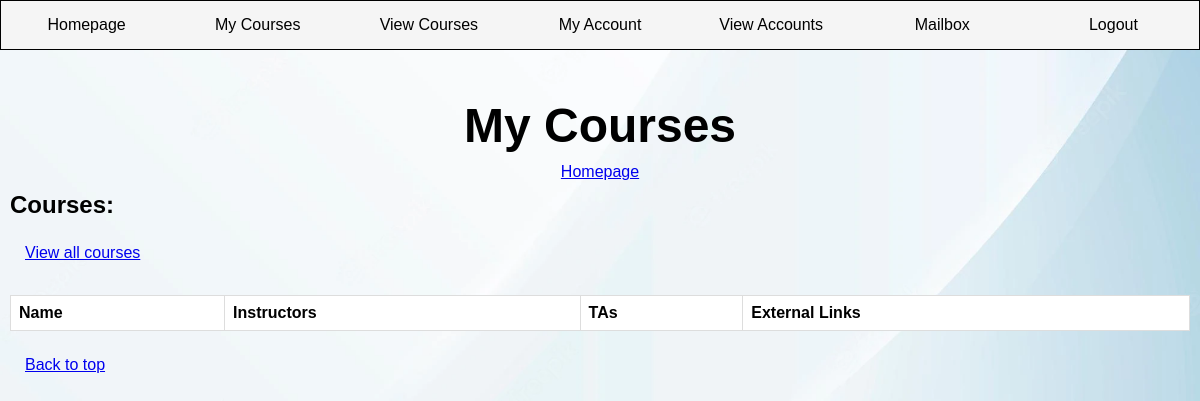
The page /viewCourses/ (signed in) on the database as committed earlier.
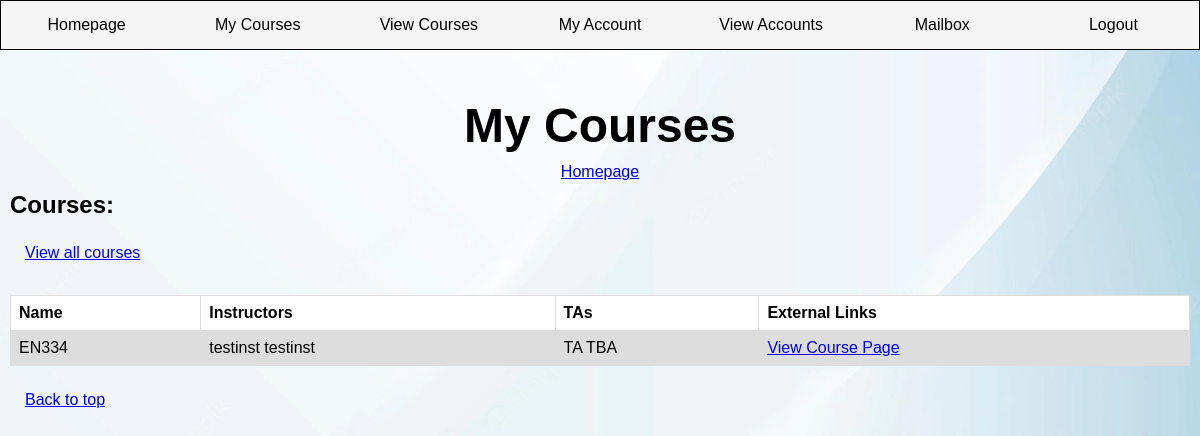
The same page on the database as committed later.
### SchedulingAPP/models.py (models this page shows, shortened)
class Course(models.Model):
    course_name = models.CharField(max_length=20)
    instructor = models.ForeignKey(User, on_delete=models.CASCADE)
    semester = models.CharField(max_length=10, choices=Semester.choices, default=Semester.fall)
    days = models.CharField(max_length=23, choices=WeekDay.choices, default=WeekDay.Monday)
    time_start = models.CharField(max_length=5)
    time_end = models.CharField(max_length=5)
    location = models.CharField(max_length=25)

class User(models.Model):
    username = models.CharField(max_length=25)
    password = models.CharField(max_length=25)
    role = models.CharField(max_length=10, choices=Role.choices, default=Role.ta)
    email = models.CharField(max_length=40)
    first_name = models.CharField(max_length=25)
    last_name = models.CharField(max_length=25)
    def __str__(self):
        return "%s %s" % (self.first_name, self.last_name)

### SchedulingAPP/views.py (the view, shortened to what this page needs)
# urls.py: path('viewCourses/', ViewCourses.as_view()),
class ViewCourses(View):
    def get(self, request):
        my_user = UserClass.get_user(request.session["session_username"])
        return render(request, "viewCourses.html", {"role": UserClass.get_role(my_user),
                                                    "courses": UserClass.get_courses(my_user)})

### classes/UserClass.py (called while the page is built)
def get_user(username):
    return User.objects.get(username=username)

def get_role(user):
    return user.role

def get_courses(user):
    return user.course_set.all()

### templates/viewCourses.html (shortened to what this page needs)
<!DOCTYPE html>
<html lang="en">
<head>
{% load static %}
    <link rel="stylesheet" href="{% static 'viewContent.css' %}">
</head>
<body>
    <nav>
        <ul class="navlinks">
              <li>
                {% if role == "Supervisor" %}
                <a href="/supervisorHomepage/">Homepage</a>
                {%  elif role == "Instructor" %}
                <a href="/instructorHomepage">Homepage</a>
                {% elif role == "TA" %}
                <a href="/TAHomepage">Homepage</a>
                {% endif %}
            </li>
            <li><a href="/viewCourses/">My Courses</a></li>
            <li><a href="/viewAllCourses/">View Courses</a></li>
            <li><a href="/MyAccount/">My Account</a></li>
            <li><a href="/viewAccounts/">View Accounts</a></li>
            <li><a href="/notification/">Mailbox</a></li>
            <li><a href="/">Logout</a></li>
        </ul>
    </nav>
    <div class="content">
    <h1>My Courses</h1>
    <div class="linkbox homelink"><a href="/">Homepage</a></div>
<form>
    <h2>Courses:</h2>
    <div class="linkbox">
        <a href = "/viewAllCourses/">View all courses</a>
    </div>
    <br>
    <table>
        <tr>
            <th>Name</th>
            <th>Instructors</th>
            <th>TAs</th>
            <th>External Links</th>
        </tr>
{% for x in courses %}
            <tr>
                <td>
                    {{ x.course_name}}
                </td>
                <td>
                    {{ x.instructor }}
                </td>
                <td>
                    TA TBA
                </td>
                <td>
                    <a href="/">View Course Page</a>
                </td>
            </tr>
        {% endfor %}
    </table>
    </form>
<div class="linkbox">
    <a href = "#top">Back to top</a>
</div>
    </div>
</body>
</html>

Rows that differ between the two databases and show on the page:
added Course: course_name "EN334", instructor "testinst testinst"
